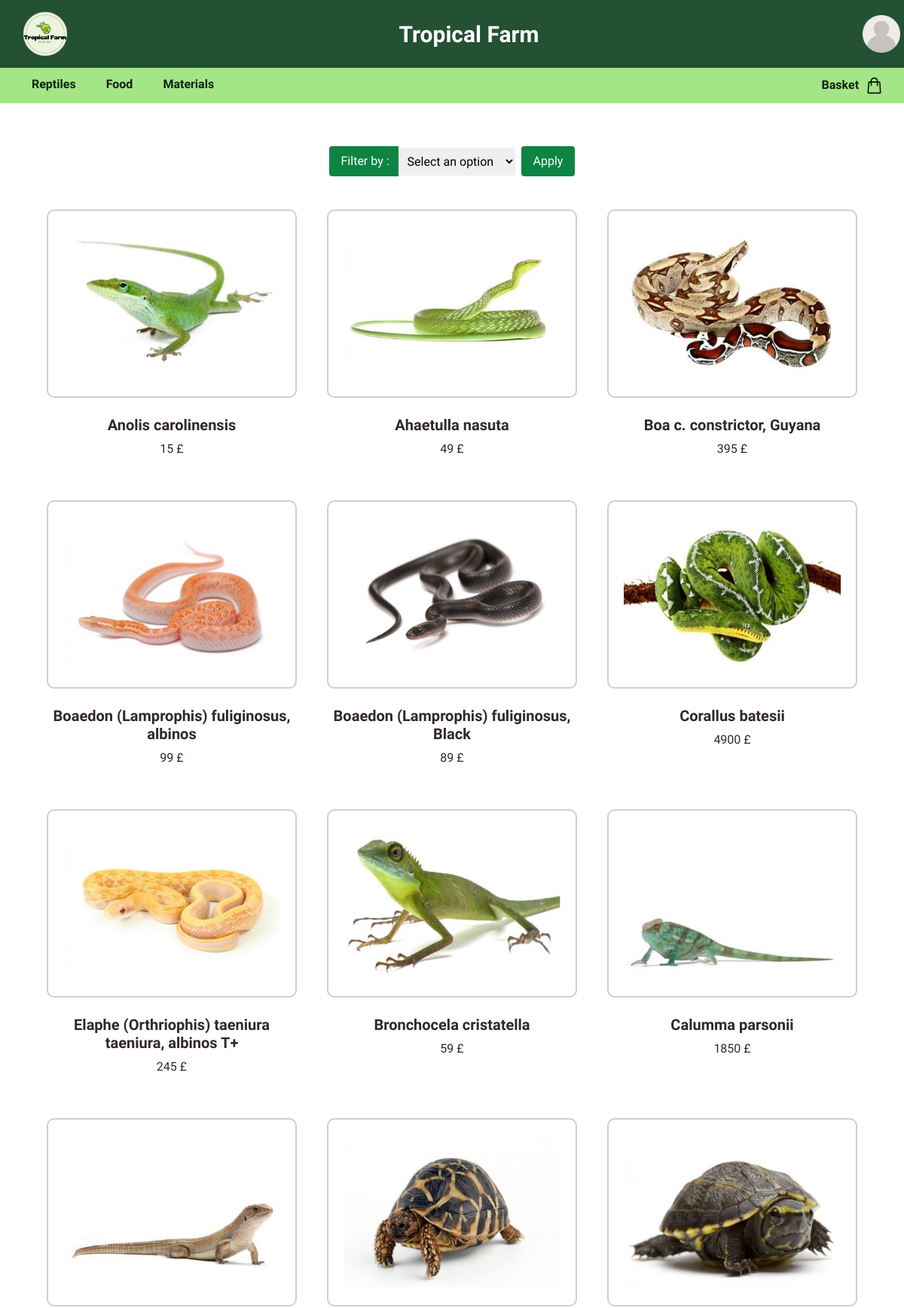
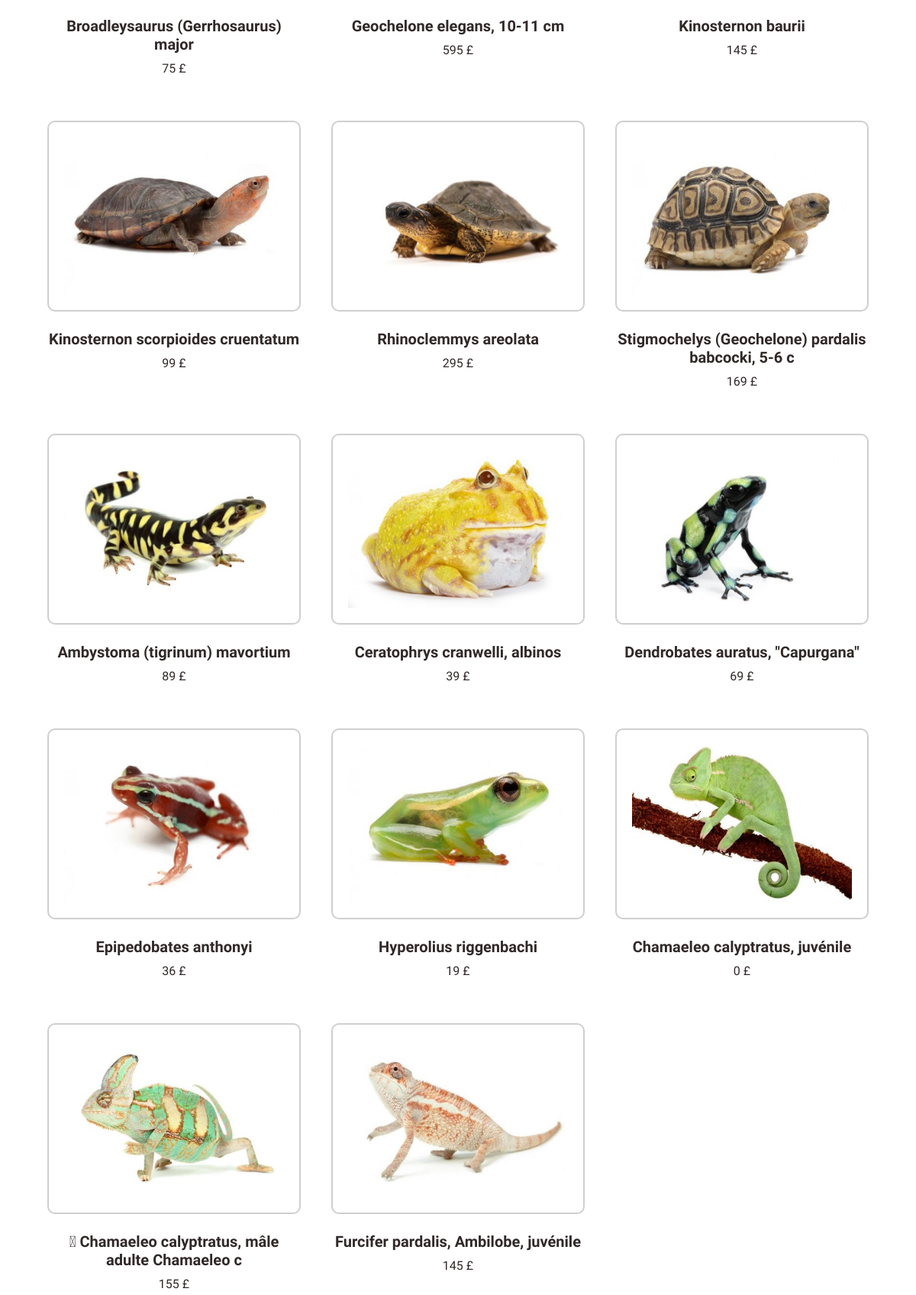
The page /auction.php (upper part) on the database its author committed (2 pictures, top to bottom).
### tables this page shows
CREATE TABLE IF NOT EXISTS `item` (
  `iditem` int NOT NULL AUTO_INCREMENT,
  `name` varchar(50) NOT NULL,
  `category` varchar(50) NOT NULL,
  `second_category` varchar(50) NOT NULL,
  `description` varchar(1000) NOT NULL,
  `photo` varchar(50) NOT NULL,
  `price` int NOT NULL,
  `stock` varchar(50) NOT NULL,
  `sell` varchar(50) DEFAULT NULL,
  `auction` varchar(50) DEFAULT NULL,
  `trade` varchar(50) DEFAULT NULL,
  PRIMARY KEY (`iditem`)
);

### auction.php (the view, shortened to what this page needs)
<!DOCTYPE html>
<html>
<head>
<link href="https://cdn.jsdelivr.net/npm/bootstrap@5.3.0/dist/css/bootstrap.min.css" rel="stylesheet">
<link href="style.css" rel="stylesheet" type="text/css"/>
</head>
<body>
  <div class="headnav">
<?php
if(!isset($_SESSION["photo"])){
  $imageURL = "image/user.png";
}
else{
$imageURL = "image/" . $_SESSION["photo"];
}
?>
      <?php if(isset($_SESSION["role"])){ echo '<header style="background-color: ' . $_SESSION["background"] . ';">'; }
            else{echo '<header>';}?>
            <div class="logo">
              <img src="image\logo.png" alt="Logo">
            </div>
            <div class="titre"><a href="http://localhost:80/Tropical-Farm/index.php" class="titre">Tropical Farm</a></div>
            <div class="dropdown">
              <a href="http://localhost:80/Tropical-Farm/login.php" class="dropdown-btn"><img src="<?php echo $imageURL; ?>" width="50px" height="50px"></a>
            </div>
          </header>
    <nav>
      <ul class="categories">
        <li>
          <a href="#">Reptiles</a>
        </li>
        <li>
          <a href="#">Food</a>
        </li>
        <li>
          <a href="#">Materials</a>
        </li>
      </ul>
      <div class="panier">
        <a href="http://localhost:80/Tropical-Farm/basket.php"><b>Basket &nbsp</b><img src="image/shopping-bag.png"></a>
      </div>
    </nav>
    </div>
  <br><br><br><br><br><br>
<form class="formfiltre" method="GET">
  <label for="filter">&nbsp;Filter by :</label>
  <select name="filter" id="filter">
    <option class="optionfiltre" value="null">Select an option</option>
  </select>
  <input class="filtre" type="submit" value="Apply">
</form>
<br>
<div class="container">
<?php
$serveur = "localhost";
$utilisateur = "root";
$motDePasse = "";
$baseDeDonnees = "tropicalfarm";
$connexion = mysqli_connect($serveur, $utilisateur, $motDePasse, $baseDeDonnees);
$condition1 = "auction IS NOT  NULL";
if (isset($_GET['filter'])) {
  $filter = $_GET['filter'];
if($filter == 'asc'){
  $query = "SELECT * FROM item WHERE $condition1 ORDER BY price ASC";
  $resultat = mysqli_query($connexion, $query);
}
elseif($filter == 'desc'){
  $query = "SELECT * FROM item WHERE $condition1 ORDER BY price DESC";
  $resultat = mysqli_query($connexion, $query);
}
elseif($filter == 'null'){
  $query = "SELECT * FROM item WHERE $condition1";
  $resultat = mysqli_query($connexion, $query);
}
}
else{
  $query = "SELECT * FROM item WHERE $condition1";
  $resultat = mysqli_query($connexion, $query);
}
while ($row = mysqli_fetch_assoc($resultat)) {
  $iditem = $row['iditem'];
  echo '<div class="item">';
  echo "<a href='http://localhost:80/Tropical-Farm/item.php?iditem=$iditem'><img src= image/". $row['photo'] ." alt='Image' /><br></a>";
  echo "<center><h5><b>" . $row['name'] . "</b></h5>";
  echo "<p>" .$row['price'] . "  £</p></center>";
  echo "</div>";
}
?>
</div>
</body>
</html>

### style.css (style rules this page uses)
body { font-family: 'Didact Gothic', sans-serif; }
.headnav { position: fixed; top: 0; width: 100%; z-index: 9999; }
header { display: flex; align-items: center; justify-content: space-between; background-color: #245033; padding: 5px; }
.logo img { width: 80px; height: 80px; margin-left: 15px; }
.titre { color: #ffffff; font-size: 30px; font-weight: bold; text-decoration: none; }
nav { background-color: #9de37eeb; padding: 5px; display: flex; align-items: center; }
nav .categories { list-style-type: none; display: flex; gap: 40px; margin-top: 5px; margin-bottom: 8px; margin-left: 5Px; }
nav .categories li a { color: #0d2410; text-decoration: none; font-size: 16px; font-weight: bold; }
nav .categories li { position: relative; }
nav .panier { position: absolute; right: 2%; }
nav .panier img { width: 25px; height: 25px; }
nav .panier a { color: #0d2410; text-decoration: none; font-weight: bold; margin-right: 3px; }
.container { display: grid; grid-template-columns: repeat(3,1fr); justify-content: space-between; }
.item { flex-basis: 25%; color: rgb(49, 40, 40); padding: 20px; }
.item img { border: 2px solid; border-radius: 10px; border-color: rgb(207, 207, 207); display: block; display: block; max-width: 100%; padding: 20px; width: 400px; height: 250px; }
.formfiltre { display: flex; align-items: center; justify-content: center; margin-top: 50px; }
.formfiltre label { color: #ffffff; background-color: rgb(14, 132, 67); padding: 8px 12px; border-radius: 4px 0 0 4px; }
.formfiltre select { padding: 8px; border-radius: 0 4px 4px 0; border: none; }
.filtre { margin-left: 8px; padding: 8px 16px; background-color: rgb(14, 132, 67); color: #ffffff; border: none; border-radius: 4px; cursor: pointer; }
.optionfiltre { background-color: #ffffff; color: #000000; }

### rows shown on the page
item: photo (picture), name "Anolis carolinensis", price "15"
item: photo (picture), name "Ahaetulla nasuta", price "49"
item: photo (picture), name "Boa c. constrictor, Guyana", price "395"
item: photo (picture), name "Boaedon (Lamprophis) fuliginosus, albinos", price "99"
item: photo (picture), name "Boaedon (Lamprophis) fuliginosus, Black", price "89"
item: photo (picture), name "Corallus batesii", price "4900"
item: photo (picture), name "Elaphe (Orthriophis) taeniura taeniura, albinos T+", price "245"
item: photo (picture), name "Bronchocela cristatella", price "59"
item: photo (picture), name "Calumma parsonii", price "1850"
item: photo (picture), name "Broadleysaurus (Gerrhosaurus) major", price "75"
item: photo (picture), name "Geochelone elegans, 10-11 cm", price "595"
item: photo (picture), name "Kinosternon baurii", price "145"
item: photo (picture), name "Kinosternon scorpioides cruentatum", price "99"
item: photo (picture), name "Rhinoclemmys areolata", price "295"
item: photo (picture), name "Stigmochelys (Geochelone) pardalis babcocki, 5-6 c", price "169"
item: photo (picture), name "Ambystoma (tigrinum) mavortium", price "89"
item: photo (picture), name "Ceratophrys cranwelli, albinos", price "39"
item: photo (picture), name "Dendrobates auratus, \"Capurgana\"", price "69"
item: photo (picture), name "Epipedobates anthonyi", price "36"
item: photo (picture), name "Hyperolius riggenbachi", price "19"
item: photo (picture), name "Chamaeleo calyptratus, juvénile", price "0"
item: photo (picture), name " Chamaeleo calyptratus, mâle adulte Chamaeleo c", price "155"
item: photo (picture), name "Furcifer pardalis, Ambilobe, juvénile", price "145"
